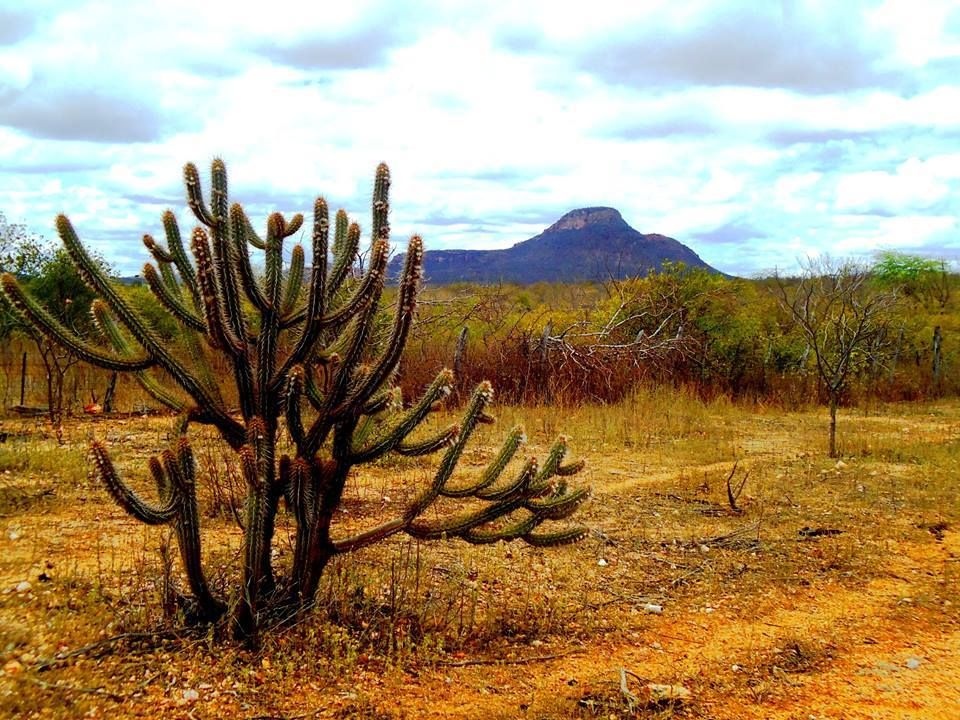
#> input picture imagens/sertao2.jpg, 960 x 720 px
$ python cannyexemplo.py
#> lines starting #> are read from the running program, lines starting #| are printed output that depends on the picture
import cv2
import numpy as np

# Variáveis globais
top_slider = 10
top_slider_max = 200
image = None  # Declarando image como global


# Função callback chamada a cada vez que o slider é movido
def on_trackbar_canny(val):
    global image  # Definindo a variável global 'image'
    # Atualiza o limiar superior como 3 vezes o valor do limiar inferior
    upper_threshold = 3 * val
    # Aplica o algoritmo Canny
    border = cv2.Canny(image, val, upper_threshold)

    # Verifica se a imagem com as bordas foi gerada corretamente
    if border is not None and border.size > 0:
        # Exibe a imagem de bordas
        cv2.imshow("Canny", border)
    else:
        print("Erro ao aplicar Canny. Verifique a imagem.")


def main():
    global image  # Definindo a variável global 'image'

    # Carregar a imagem em escala de cinza
    image = cv2.imread("imagens/sertao2.jpg", cv2.IMREAD_GRAYSCALE)
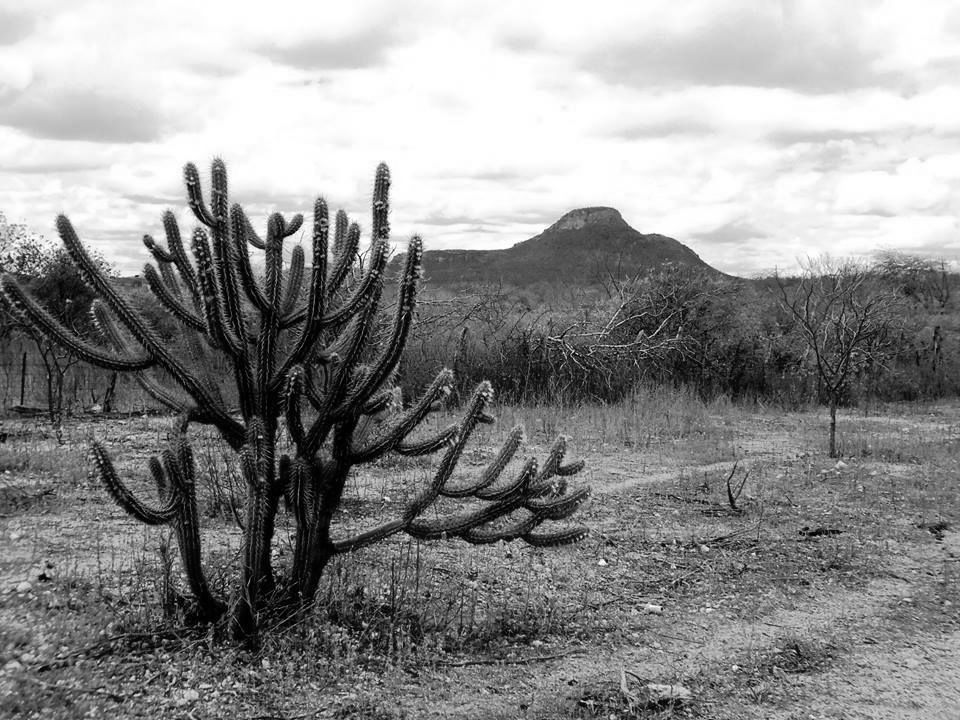
#> image: shape (720, 960); min 0, max 255, mean 142.8

    if image is None:
        print("Could not open or find the image")
        return

    # Cria uma janela
    cv2.namedWindow("Canny", cv2.WINDOW_NORMAL)

    # Cria um trackbar para controlar o limiar inferior
    cv2.createTrackbar("Threshold Inferior", "Canny", top_slider, top_slider_max, on_trackbar_canny)

    # Chama a função uma vez para inicializar a visualização
    on_trackbar_canny(top_slider)
#> in on_trackbar_canny, `border = cv2.Canny(image, val, upper_threshold)`:
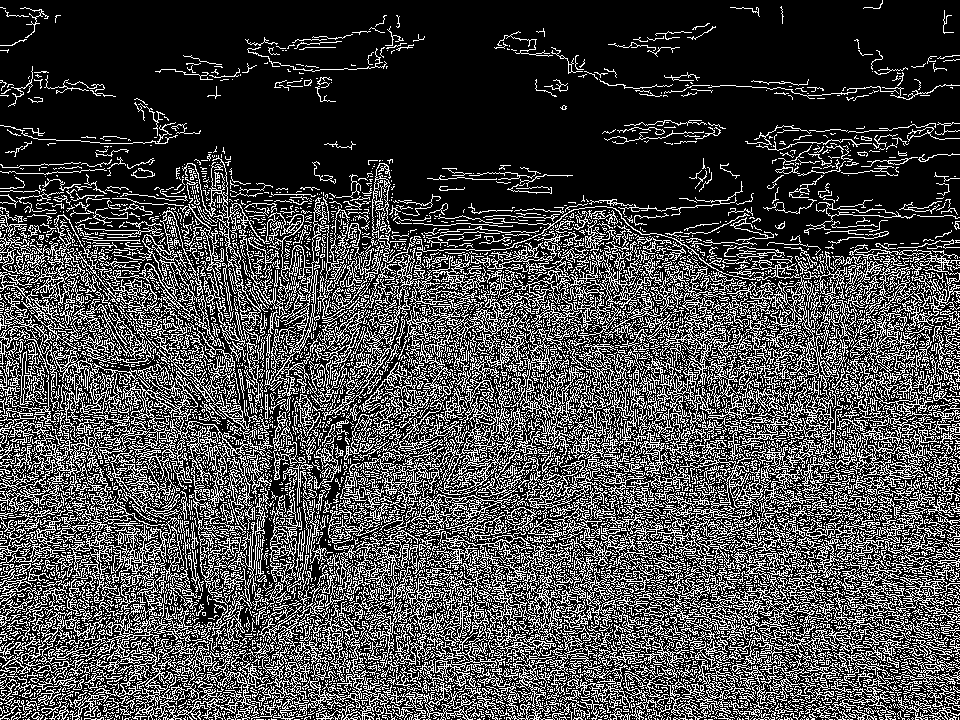
#> border: shape (720, 960); 27.6% white in thin lines or dots

    # Aguardar a tecla pressionada
    cv2.waitKey(0)

    # Salvar a imagem de bordas
    border = cv2.Canny(image, top_slider, 3 * top_slider)
    if border is not None and border.size > 0:
        cv2.imwrite("cannyborders.png", border)
    else:
        print("Erro ao salvar a imagem com bordas.")

    # Fechar todas as janelas abertas
    cv2.destroyAllWindows()


if __name__ == "__main__":
    main()

$ run again, with imagens/flor.jpg copied over imagens/sertao2.jpg
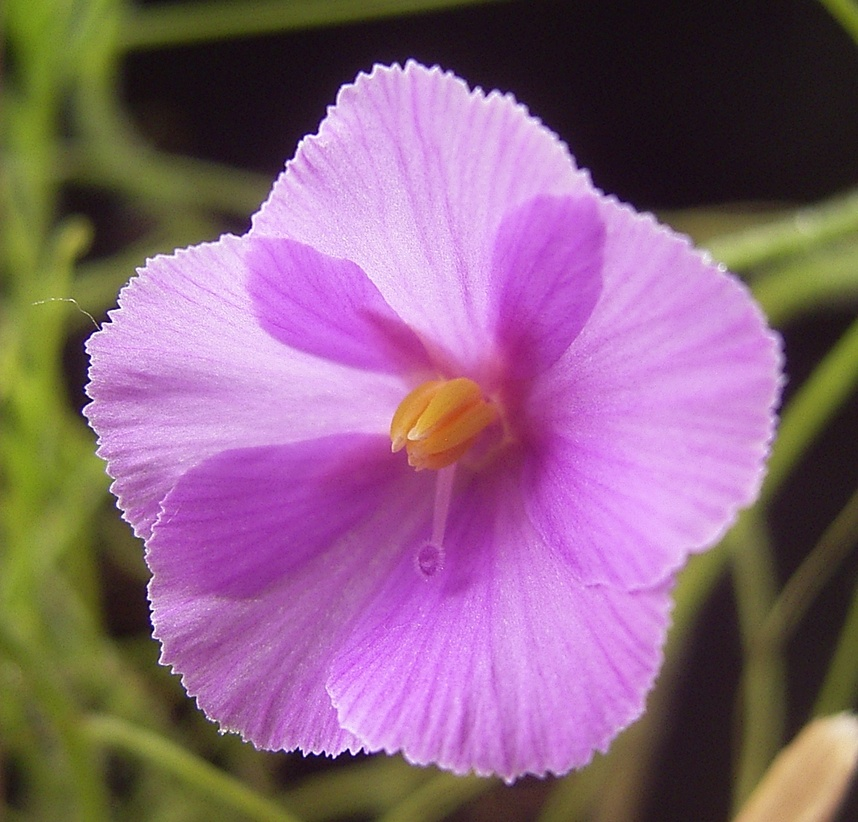
#> input picture imagens/flor.jpg, 858 x 822 px, shrunk from 1305 x 1251 before the run
#> in main, `image = cv2.imread("imagens/sertao2.jpg", cv2.IMREAD_GRAYSCALE)`:
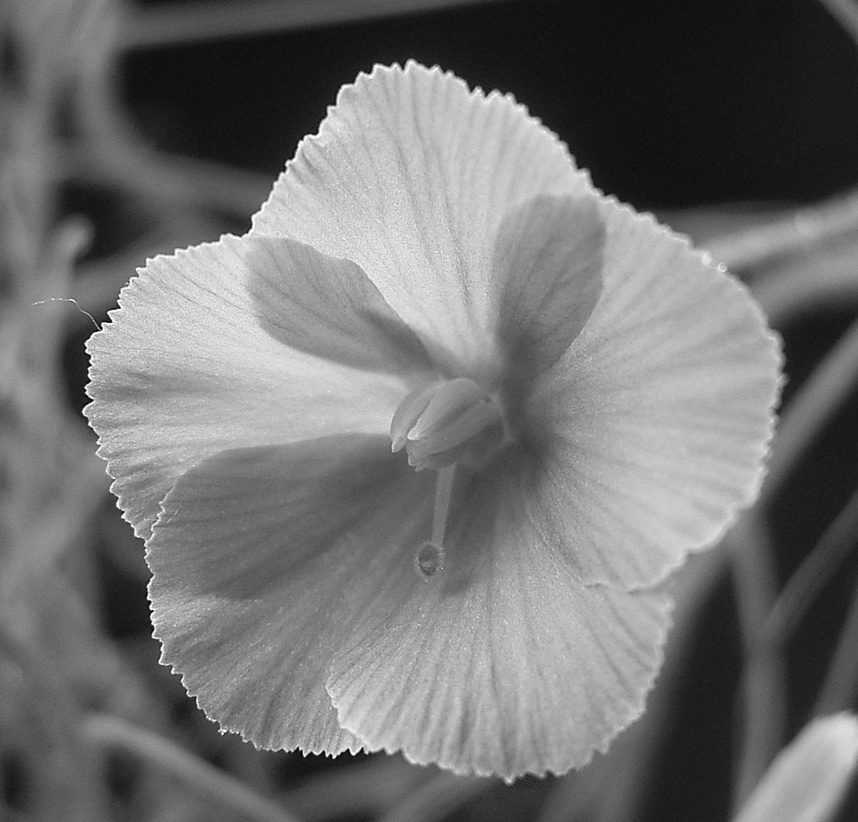
#> image: shape (822, 858); min 2, max 255, mean 113.9
#> in on_trackbar_canny, `border = cv2.Canny(image, val, upper_threshold)`:
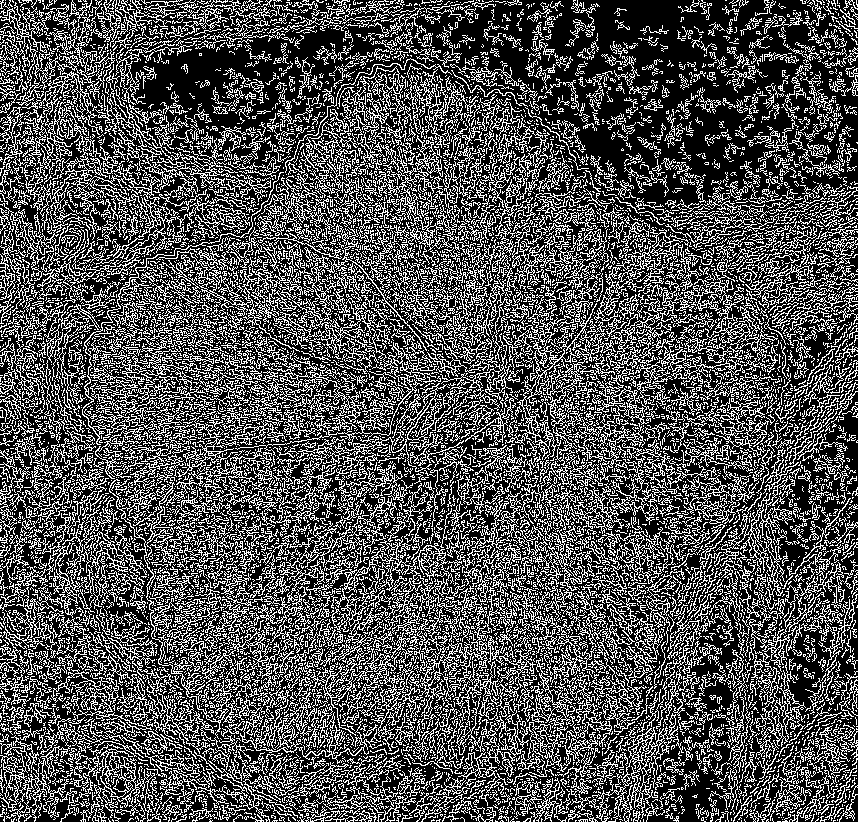
#> border: shape (822, 858); 31.8% white in thin lines or dots

$ run again, with imagens/fotopendrive.jpg copied over imagens/sertao2.jpg
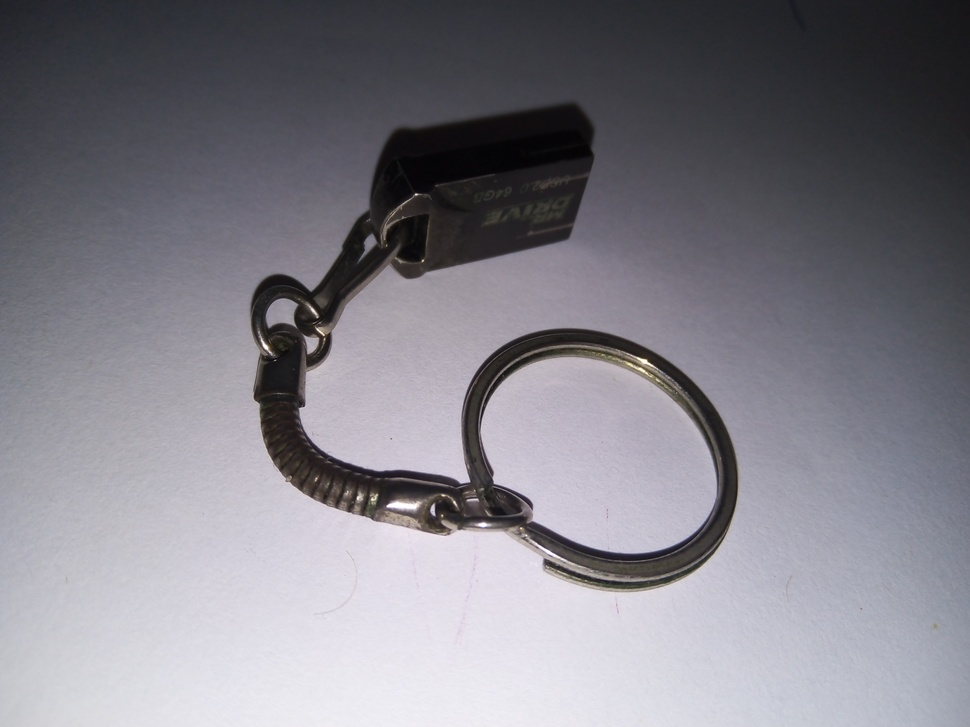
#> input picture imagens/fotopendrive.jpg, 970 x 727 px, shrunk from 4160 x 3120 before the run
#> in on_trackbar_canny, `border = cv2.Canny(image, val, upper_threshold)`:
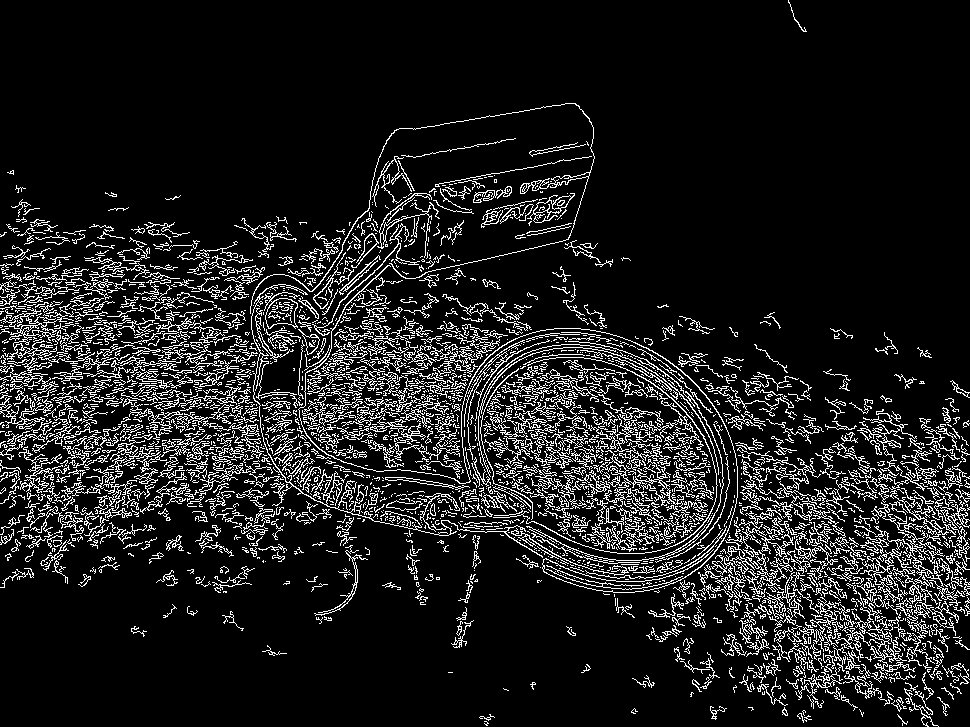
#> border: shape (727, 970); 11.6% white in thin lines or dots
